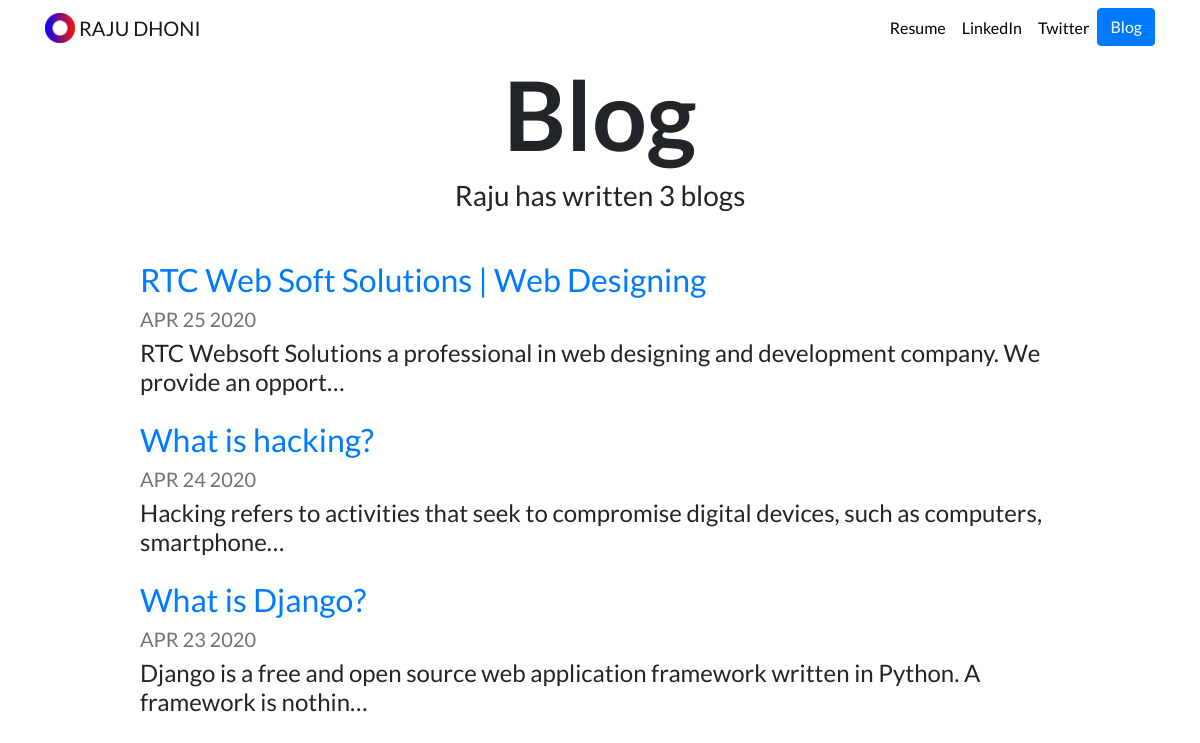
Screenshot of /blog/ with the database file from the repository.
### blog/models.py (models this page shows, shortened)
class Blogfields(models.Model):
    title = models.CharField(max_length=100)
    date = models.DateField()
    description = models.CharField(max_length=200)
    image = models.ImageField(upload_to='blog/images/')
    url = models.URLField(blank = True)

### blog/views.py (the view)
# urls.py: path('', views.index , name='index'),
def index(request):
    blogfield = Blogfields.objects.order_by('-date')[:5]
    context = {
        'blogfields' : blogfield
    }
    return render(request, 'blog/index.html',context)

### blog/templates/blog/index.html
{% extends "portfolio/base.html" %}
{% load static %}
{% block content %}
<h1 id="blogtitle" class="font-weight-bold text-center">Blog</h1>
<h3 class="text-center mb-5">Raju has written {{blogfields.count}} blog{{ blogfields.count|pluralize }}</h3>
{% for blog in blogfields %}
<div class="row justify-content-center my-3">
  <div class="col-md-10">
    <a href="{% url 'blog:detail' blog.id %}">
      <h2>{{ blog.title }}</h2>
    </a>
    <h5 class="text-muted">{{ blog.date|date:'M d Y'|upper }}</h5>
    <h4>{{ blog.description|striptags|truncatechars:100 }}</h4>
  </div>
</div>
{% endfor %}
{% endblock %}

### portfolio/static/portfolio/custom.css (style rules this page uses)
body { font-family: 'Lato', sans-serif; }
#blogtitle { font-size: 6rem; }

### rows the page displays
Blogfields: title "RTC Web Soft Solutions | Web Designing", date "APR 25 2020", description "RTC Websoft Solutions a professional in web designing and development company. We provide an opport…"
Blogfields: title "What is hacking?", date "APR 24 2020", description "Hacking refers to activities that seek to compromise digital devices, such as computers, smartphone…"
Blogfields: title "What is Django?", date "APR 23 2020", description "Django is a free and open source web application framework written in Python. A framework is nothin…"

### other values shown
{{ blogfields.count }} "3"
